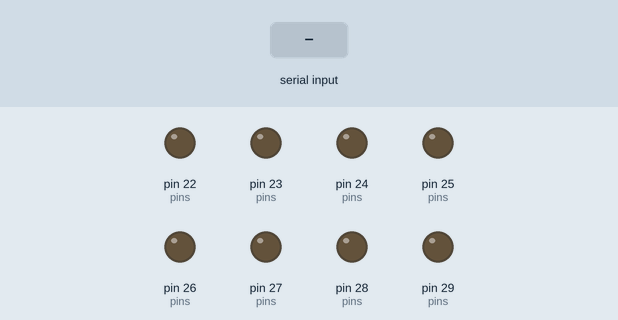
Recording of a sketch running on a simulated Arduino Mega 2560, built with avr-gcc and run on an emulated ATmega2560. On the bench: output pins drawn as LEDs (lit = HIGH). The inputs (shaded band) are chosen by the test bench. What the sketch prints to the serial monitor is not drawn.

Above: at 1.8 s.
1.9 s: "test\n" received over Serial
At 2.3 s:
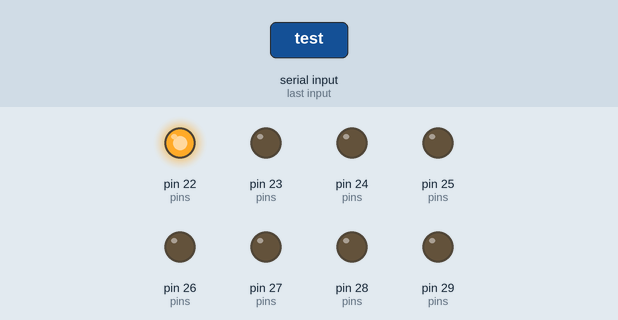
At 2.9 s:
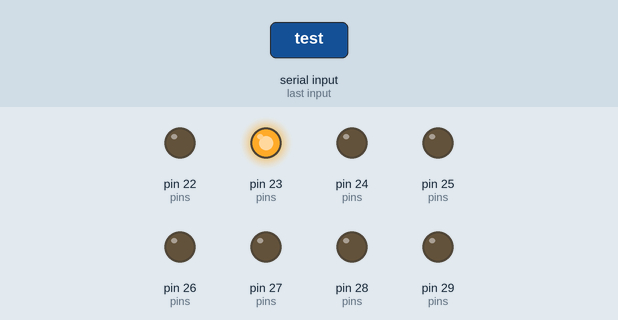
7.9 s: "off\n" received over Serial
9.4 s: "idle\n" received over Serial
Timing chart, 0 to 12.4 s (numbered marks = the images above; inputs shaded):
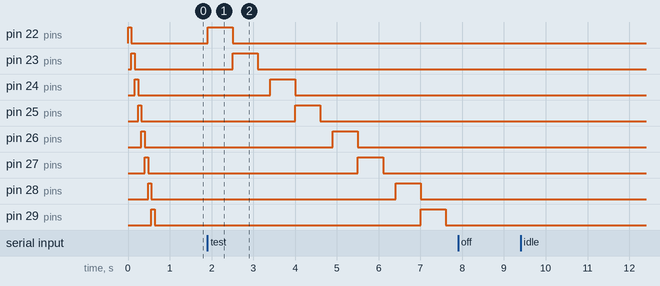

Measured:
- after the input at 1.9 s, pin 22 (pins): LOW → HIGH at once, → LOW 0.60 s later; pin 23 (pins): LOW → HIGH after 0.61 s, → LOW 0.60 s later; pin 24 (pins): LOW → HIGH after 1.5 s, → LOW 0.60 s later; pin 25 (pins): LOW → HIGH after 2.1 s, → LOW 0.60 s later; pin 26 (pins): LOW → HIGH after 3.0 s, → LOW 0.60 s later
- after the input at 7.9 s, every drawn part: stays the same
- after the input at 9.4 s, every drawn part: stays the same

The sketch:

claude_led_dashboard.ino
```cpp
/*
 * Claude Code LED Dashboard (pins 22-29 version)
 *
 * Listens on USB serial for commands, drives 4 session slots,
 * each with a red + green LED.
 *
 * Command format (newline-terminated):
 *   <slot>:<state>\n
 *
 * Slot:  1..4
 * State: off | idle | working | waiting | alert
 *
 *   off      -> both LEDs off              (no session)
 *   idle     -> both LEDs blinking slowly  (session open, nothing happening)
 *   working  -> green on                   (Claude is thinking/using tools)
 *   waiting  -> red on                     (turn ended, waiting on you)
 *   alert    -> red blinking fast          (notification: needs input NOW)
 */

const int NUM_SLOTS = 4;

// Pins: {greenPin, redPin} per slot.
// Pins 22-29 on the Mega are digital-only (no PWM).
const int pins[NUM_SLOTS][2] = {
  {22, 23},  // slot 1
  {24, 25},  // slot 2
  {26, 27},  // slot 3
  {28, 29}   // slot 4
};

enum State { OFF, IDLE, WORKING, WAITING, ALERT };
State slotState[NUM_SLOTS];

unsigned long lastFastBlink = 0;
unsigned long lastSlowBlink = 0;
bool fastBlinkOn = false;
bool slowBlinkOn = false;
const unsigned long FAST_BLINK_MS = 400;
const unsigned long SLOW_BLINK_MS = 1500;

void setup() {
  Serial.begin(9600);
  for (int i = 0; i < NUM_SLOTS; i++) {
    pinMode(pins[i][0], OUTPUT);
    pinMode(pins[i][1], OUTPUT);
    slotState[i] = OFF;
  }
  // Boot animation
  for (int i = 0; i < NUM_SLOTS; i++) {
    digitalWrite(pins[i][0], HIGH);
    delay(80);
    digitalWrite(pins[i][0], LOW);
    digitalWrite(pins[i][1], HIGH);
    delay(80);
    digitalWrite(pins[i][1], LOW);
  }
  Serial.println("ready");
}

void renderSlot(int i) {
  int greenPin = pins[i][0];
  int redPin   = pins[i][1];

  switch (slotState[i]) {
    case OFF:
      digitalWrite(greenPin, LOW);
      digitalWrite(redPin, LOW);
      break;
    case IDLE:
      digitalWrite(greenPin, slowBlinkOn ? HIGH : LOW);
      digitalWrite(redPin, slowBlinkOn ? HIGH : LOW);
      break;
    case WORKING:
      digitalWrite(redPin, LOW);
      digitalWrite(greenPin, HIGH);
      break;
    case WAITING:
      digitalWrite(greenPin, LOW);
      digitalWrite(redPin, HIGH);
      break;
    case ALERT:
      digitalWrite(greenPin, LOW);
      digitalWrite(redPin, fastBlinkOn ? HIGH : LOW);
      break;
  }
}

void renderAll() {
  for (int i = 0; i < NUM_SLOTS; i++) renderSlot(i);
}

// parseState returns true on success; writes result to *out. Unknown state
// is rejected (returns false) rather than silently mapped to OFF, so a
// malformed command doesn't quietly dark a live slot.
bool parseState(const char* s, State* out) {
  if (strcmp(s, "off") == 0)     { *out = OFF;     return true; }
  if (strcmp(s, "idle") == 0)    { *out = IDLE;    return true; }
  if (strcmp(s, "working") == 0) { *out = WORKING; return true; }
  if (strcmp(s, "waiting") == 0) { *out = WAITING; return true; }
  if (strcmp(s, "alert") == 0)   { *out = ALERT;   return true; }
  return false;
}

// trim leading/trailing whitespace in-place. Returns pointer to trimmed start.
char* trimInPlace(char* s) {
  while (*s == ' ' || *s == '\t') s++;
  size_t len = strlen(s);
  while (len > 0 && (s[len - 1] == ' ' || s[len - 1] == '\t')) {
    s[--len] = '\0';
  }
  return s;
}

void handleCommand(char* cmd) {
  cmd = trimInPlace(cmd);
  if (*cmd == '\0') return;

  if (strcmp(cmd, "ping") == 0) {
    Serial.println("pong");
    return;
  }

  if (strcmp(cmd, "reset") == 0) {
    for (int i = 0; i < NUM_SLOTS; i++) slotState[i] = OFF;
    renderAll();
    Serial.println("ok reset");
    return;
  }

  if (strcmp(cmd, "test") == 0) {
    for (int i = 0; i < NUM_SLOTS; i++) slotState[i] = OFF;
    renderAll();
    for (int i = 0; i < NUM_SLOTS; i++) {
      digitalWrite(pins[i][0], HIGH);
      delay(600);
      digitalWrite(pins[i][0], LOW);
      digitalWrite(pins[i][1], HIGH);
      delay(600);
      digitalWrite(pins[i][1], LOW);
      delay(300);
    }
    Serial.println("ok test");
    return;
  }

  char* colon = strchr(cmd, ':');
  if (colon == NULL || colon == cmd) {
    Serial.print("err bad cmd: ");
    Serial.println(cmd);
    return;
  }

  // Validate the slot field is all digits before atoi (so "1abc" doesn't
  // silently parse as 1).
  for (char* p = cmd; p < colon; p++) {
    if (*p < '0' || *p > '9') {
      Serial.print("err bad slot: ");
      Serial.println(cmd);
      return;
    }
  }

  *colon = '\0';
  int slot = atoi(cmd);
  const char* stateStr = colon + 1;

  if (slot < 1 || slot > NUM_SLOTS) {
    Serial.print("err bad slot: ");
    Serial.println(slot);
    return;
  }

  State parsed;
  if (!parseState(stateStr, &parsed)) {
    Serial.print("err bad state: ");
    Serial.println(stateStr);
    return;
  }

  slotState[slot - 1] = parsed;
  renderSlot(slot - 1);
  Serial.print("ok ");
  Serial.print(slot);
  Serial.print(":");
  Serial.println(stateStr);
}

void loop() {
  unsigned long now = millis();

  if (now - lastFastBlink >= FAST_BLINK_MS) {
    lastFastBlink = now;
    fastBlinkOn = !fastBlinkOn;
    for (int i = 0; i < NUM_SLOTS; i++) {
      if (slotState[i] == ALERT) renderSlot(i);
    }
  }

  if (now - lastSlowBlink >= SLOW_BLINK_MS) {
    lastSlowBlink = now;
    slowBlinkOn = !slowBlinkOn;
    for (int i = 0; i < NUM_SLOTS; i++) {
      if (slotState[i] == IDLE) renderSlot(i);
    }
  }

  // Fixed char buffer instead of dynamic String to avoid AVR heap fragmentation.
  // Overflow (line > 64 bytes) latches until the next newline, so we don't
  // silently act on a truncated command.
  static char buf[65];
  static uint8_t buflen = 0;
  static bool overflowed = false;

  while (Serial.available() > 0) {
    char c = Serial.read();
    if (c == '\n') {
      if (overflowed) {
        Serial.println("err overflow");
      } else {
        buf[buflen] = '\0';
        handleCommand(buf);
      }
      buflen = 0;
      overflowed = false;
    } else if (c != '\r') {
      if (buflen < sizeof(buf) - 1) {
        buf[buflen++] = c;
      } else {
        overflowed = true;
      }
    }
  }
}
```
